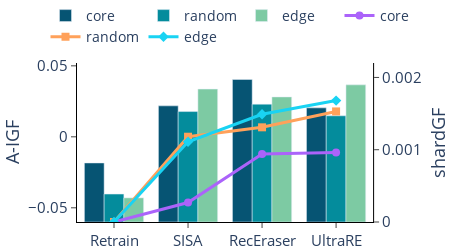

Source (notebook cell):
### Code cell
shard = ['Retrain',"SISA","RecEraser",'UltraRE']
# fig = sp.make_subplots(rows=1, cols=1,horizontal_spacing=0.1)
core_acc = [-0.0184 ,
0.0218 ,
0.0404 ,
0.0204
]
random_acc = [-0.0403 ,
0.0178 ,
0.0230 ,
0.0148

]
edge_acc =[-0.0430 ,
0.0336 ,
0.0281 ,
0.0366
]

core_acc = [x + 0.06 for x in core_acc]
random_acc = [x + 0.06 for x in random_acc]
edge_acc = [x + 0.06 for x in edge_acc]

core_no = [0,
0.00027 ,
0.00094 ,
0.00096
]
random_no = [0,
0.00118 ,
0.00131 ,
0.00153
]
edge_no =[0,
0.00111 ,
0.00149 ,
0.00168
]
fig = go.Figure()
color_dict = ['#065473', '#048c9c', '#7dcaa3', '#81c784']

fig = sp.make_subplots(specs=[[{"secondary_y": True}]])

fig.add_trace(
    go.Bar(
        x=shard,
        y=core_acc,
        # mode="lines",
        marker=dict(color=color_dict[0]),
        showlegend=show,
        name='core',
        base=-0.06
    ),secondary_y=False
)
fig.add_trace(
    go.Bar(
        x=shard,
        y=random_acc,
        # mode="lines",
        marker=dict(color=color_dict[1]),
        showlegend=show,
        name='random',
        base=-0.06
    ),secondary_y=False,)
fig.add_trace(
    go.Bar(
        x=shard,
        y=edge_acc,
        # mode="lines",
        marker=dict(color=color_dict[2]),
        showlegend=show,
        name='edge',
        base=-0.06
    ),secondary_y=False,)

fig.add_trace(
        go.Scatter(
            x=shard,
            y=core_no,
            mode="lines+markers",
            showlegend=True,
            yaxis='y2',
            name='core',
            marker=dict(symbol='circle',size=8),
            line=dict(width=3)
            # line=dict(color=color_dict[0])
    ),secondary_y=True)
fig.add_trace(
        go.Scatter(
            x=shard,
            y=random_no,
            mode="lines+markers",
            showlegend=True,
            yaxis='y2',
            name='random',
            marker=dict(symbol='square',size=8),
            line=dict(width=3)
            # line=dict(color=color_dict[1])
    ),secondary_y=True,)
fig.add_trace(
        go.Scatter(
           x=shard,
            y=edge_no,
            mode="lines+markers",
            showlegend=True,
            yaxis='y2',
            name='edge',
            marker=dict(symbol='diamond',size=8),
            line=dict(width=3)
            # line=dict(color=color_dict[2])
    ),secondary_y=True,)

fig.update_layout(
    plot_bgcolor='white',
    legend=dict(x=-0.1, y=1.4, traceorder='normal', orientation='h',font=dict(size=14)),
    width=450,
    height=250,
    font=dict(size=15),
    margin=dict(l=0, r=0, t=0, b=0),
)

fig.update_yaxes(title='A-IGF',
                 nticks=4,
                 range=(-0.06,0.052),
                 showline=True,
                 ticks="outside",
                 tickson="boundaries",
                 ticklen=5,
                 # zeroline=True,
                 linecolor="black",
                 secondary_y=False)
fig.update_yaxes(title='shardGF',
                 nticks=4,
                 range=(0,0.0022),
                 showline=True,
                 ticks="outside",
                 tickson="boundaries",
                 ticklen=5,
                 # zeroline=True,
                 linecolor="black",
                 secondary_y=True)
fig.update_xaxes(showline=True,
                 ticks="outside",
                 tickson="labels",
                 ticklen=5,
                 # zeroline=True,
                 linecolor="black")
fig.show()
fig.write_image('fair.pdf', format='pdf')

### Figure 1 — Plotly figure (JSON) as saved in the notebook; plotly's stock layout.template omitted (floating-point values rounded to 4 significant figures)
{"data": [{"base": -0.06, "marker": {"color": "#065473"}, "name": "core", "showlegend": true, "x": ["Retrain", "SISA", "RecEraser", "UltraRE"], "y": [0.0416, 0.0818, 0.1004, 0.0804], "type": "bar", "xaxis": "x", "yaxis": "y"}, {"base": -0.06, "marker": {"color": "#048c9c"}, "name": "random", "showlegend": true, "x": ["Retrain", "SISA", "RecEraser", "UltraRE"], "y": [0.0197, 0.0778, 0.083, 0.0748], "type": "bar", "xaxis": "x", "yaxis": "y"}, {"base": -0.06, "marker": {"color": "#7dcaa3"}, "name": "edge", "showlegend": true, "x": ["Retrain", "SISA", "RecEraser", "UltraRE"], "y": [0.017, 0.0936, 0.0881, 0.0966], "type": "bar", "xaxis": "x", "yaxis": "y"}, {"line": {"width": 3}, "marker": {"size": 8, "symbol": "circle"}, "mode": "lines+markers", "name": "core", "showlegend": true, "x": ["Retrain", "SISA", "RecEraser", "UltraRE"], "y": [0, 0.00027, 0.00094, 0.00096], "yaxis": "y2", "type": "scatter", "xaxis": "x"}, {"line": {"width": 3}, "marker": {"size": 8, "symbol": "square"}, "mode": "lines+markers", "name": "random", "showlegend": true, "x": ["Retrain", "SISA", "RecEraser", "UltraRE"], "y": [0, 0.00118, 0.00131, 0.00153], "yaxis": "y2", "type": "scatter", "xaxis": "x"}, {"line": {"width": 3}, "marker": {"size": 8, "symbol": "diamond"}, "mode": "lines+markers", "name": "edge", "showlegend": true, "x": ["Retrain", "SISA", "RecEraser", "UltraRE"], "y": [0, 0.00111, 0.00149, 0.00168], "yaxis": "y2", "type": "scatter", "xaxis": "x"}], "layout": {"xaxis": {"anchor": "y", "domain": [0.0, 0.94], "showline": true, "ticks": "outside", "tickson": "labels", "ticklen": 5, "linecolor": "black"}, "yaxis": {"anchor": "x", "domain": [0.0, 1.0], "title": {"text": "A-IGF"}, "nticks": 4, "range": [-0.06, 0.052], "showline": true, "ticks": "outside", "tickson": "boundaries", "ticklen": 5, "linecolor": "black"}, "yaxis2": {"anchor": "x", "overlaying": "y", "side": "right", "title": {"text": "shardGF"}, "nticks": 4, "range": [0, 0.0022], "showline": true, "ticks": "outside", "tickson": "boundaries", "ticklen": 5, "linecolor": "black"}, "legend": {"font": {"size": 14}, "x": -0.1, "y": 1.4, "traceorder": "normal", "orientation": "h"}, "font": {"size": 15}, "margin": {"l": 0, "r": 0, "t": 0, "b": 0}, "plot_bgcolor": "white", "width": 450, "height": 250}}
